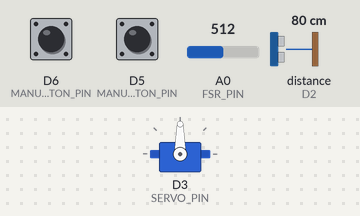
Bench run of a sketch on a simulated ESP8266 (NodeMCU). On the bench: servo. Wiring (inferred from the names in the program): ultrasonic range finder: trigger D1; echo D2. The test bench sets the inputs (shaded band); at power-on: D6 (MANUAL_CLOSE_BUTTON_PIN) HIGH, distance to the obstacle (sensor on D2) 80 cm, D5 (MANUAL_OPEN_BUTTON_PIN) HIGH, A0 (FSR_PIN) = 512. The echo pulse lasts 58.3 µs per cm; WiFi joins after 1.5 s; servers stay silent unless stated; what the sketch prints to the serial monitor is not drawn.

Above: at 3.3 s.
3.4 s: D6 (MANUAL_CLOSE_BUTTON_PIN) pulled LOW for 3.2 s
At 5.1 s:
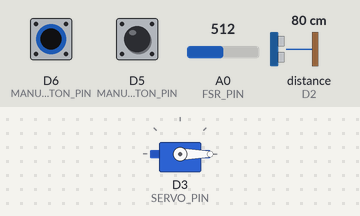
8.7 s: distance to the obstacle (sensor on D2) set to 86 cm
10.9 s: distance to the obstacle (sensor on D2) set to 93 cm
At 13.1 s:
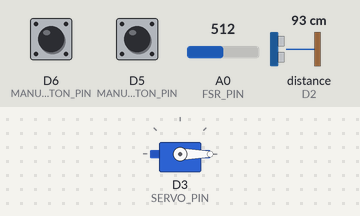
13.5 s: distance to the obstacle (sensor on D2) set to 2 cm
At 14.3 s:
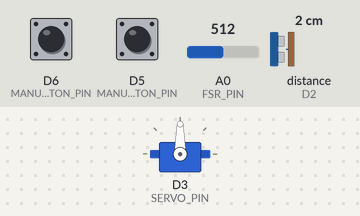
Timing chart, 0 to 16.5 s (numbered marks = the images above; inputs shaded):
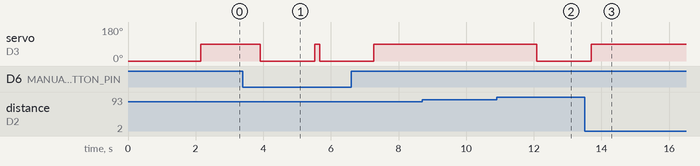

The sketch:

project.ino
```cpp
#include <ESP8266WiFi.h>
#include <FirebaseESP8266.h>
#include <Servo.h>

// WiFi Credentials
#define WIFI_SSID "your_wifi_ssid"
#define WIFI_PASSWORD "your_wifi_password"

// Firebase Credentials
#define FIREBASE_HOST "your_firebase_project.firebaseio.com"
#define FIREBASE_AUTH "your_firebase_database_secret"

// Pin Definitions
#define ULTRASONIC_TRIGGER_PIN D1
#define ULTRASONIC_ECHO_PIN D2
#define FSR_PIN A0
#define SERVO_PIN D3
#define MANUAL_OPEN_BUTTON_PIN D5
#define MANUAL_CLOSE_BUTTON_PIN D6

// Thresholds and Constants
#define MAX_WATER_LEVEL 300  // Max water level in cm
#define CRITICAL_WATER_LEVEL 210 // 70% of MAX_WATER_LEVEL
#define SAFE_PRESSURE_THRESHOLD 700

// Firebase Paths
#define FIREBASE_PATH_WATER_LEVEL "/dam/water_level"
#define FIREBASE_PATH_PRESSURE "/dam/pressure"
#define FIREBASE_PATH_GATE_STATUS "/dam/gate_status"
#define FIREBASE_PATH_ALERT "/dam/alert"

// Objects
Servo gateServo;
FirebaseData firebaseData;

// Variables
int waterLevel = 0;
int waterPressure = 0;
bool isGateOpen = false;

// Function to connect to WiFi
void connectToWiFi() {
  Serial.print("Connecting to WiFi");
  WiFi.begin(WIFI_SSID, WIFI_PASSWORD);
  while (WiFi.status() != WL_CONNECTED) {
    delay(1000);
    Serial.print(".");
  }
  Serial.println("Connected to WiFi.");
}

// Function to measure water level
int measureWaterLevel() {
  digitalWrite(ULTRASONIC_TRIGGER_PIN, LOW);
  delayMicroseconds(2);
  digitalWrite(ULTRASONIC_TRIGGER_PIN, HIGH);
  delayMicroseconds(10);
  digitalWrite(ULTRASONIC_TRIGGER_PIN, LOW);
  long duration = pulseIn(ULTRASONIC_ECHO_PIN, HIGH);
  int distance = duration * 0.034 / 2;
  return constrain(distance, 0, MAX_WATER_LEVEL);
}

// Function to measure water pressure
int measureWaterPressure() {
  int analogValue = analogRead(FSR_PIN);
  return analogValue;
}

// Function to control gate
void controlGate(bool open) {
  if (open) {
    gateServo.write(90);  // Open position
    isGateOpen = true;
  } else {
    gateServo.write(0);   // Closed position
    isGateOpen = false;
  }
  Firebase.setBool(firebaseData, FIREBASE_PATH_GATE_STATUS, isGateOpen);
}

// Setup function
void setup() {
  Serial.begin(115200);
  pinMode(ULTRASONIC_TRIGGER_PIN, OUTPUT);
  pinMode(ULTRASONIC_ECHO_PIN, INPUT);
  pinMode(FSR_PIN, INPUT);
  pinMode(MANUAL_OPEN_BUTTON_PIN, INPUT_PULLUP);
  pinMode(MANUAL_CLOSE_BUTTON_PIN, INPUT_PULLUP);

  gateServo.attach(SERVO_PIN);
  controlGate(false);  // Ensure gate starts closed

  connectToWiFi();
  Firebase.begin(FIREBASE_HOST, FIREBASE_AUTH);
}

// Main loop
void loop() {
  // Measure sensors
  waterLevel = measureWaterLevel();
  waterPressure = measureWaterPressure();

  // Calculate water level percentage
  float waterLevelPercentage = ((float)(MAX_WATER_LEVEL - waterLevel) / MAX_WATER_LEVEL) * 100;

  // Set alert and control gate based on water level
  String alertMessage = "";
  if (waterLevelPercentage > 70) {
    alertMessage = "High water level detected! Gate opened automatically.";
    controlGate(true);  // Open gate automatically
  } else {
    alertMessage = "";  // Clear alert when water level is under 70%
    controlGate(false);  // Close gate when water level is under 70%
  }

  // Manual control buttons still work
  if (digitalRead(MANUAL_OPEN_BUTTON_PIN) == LOW) {
    controlGate(true);
  }
  if (digitalRead(MANUAL_CLOSE_BUTTON_PIN) == LOW) {
    controlGate(false);
  }

  // Update Firebase
  Firebase.setInt(firebaseData, FIREBASE_PATH_WATER_LEVEL, waterLevel);
  Firebase.setInt(firebaseData, FIREBASE_PATH_PRESSURE, waterPressure);
  Firebase.setString(firebaseData, FIREBASE_PATH_ALERT, alertMessage);

  delay(1000);  // Small delay between readings
}
```

Measured:
- the behaviour switches between 90 and 91 cm on distance to the obstacle (sensor on D2) (found by bisection; images 1 and 2)
- after the input at 3.4 s, servo on D3 (SERVO_PIN): alternates 90° for 0.15 s and 0° for 1.6 s, starting after 0.51 s
- after the input at 8.7 s, every drawn part: stays the same
- after the input at 10.9 s, servo on D3 (SERVO_PIN): 90° → 0° after 1.2 s
- after the input at 13.5 s, servo on D3 (SERVO_PIN): 0° → 90° after 0.19 s
